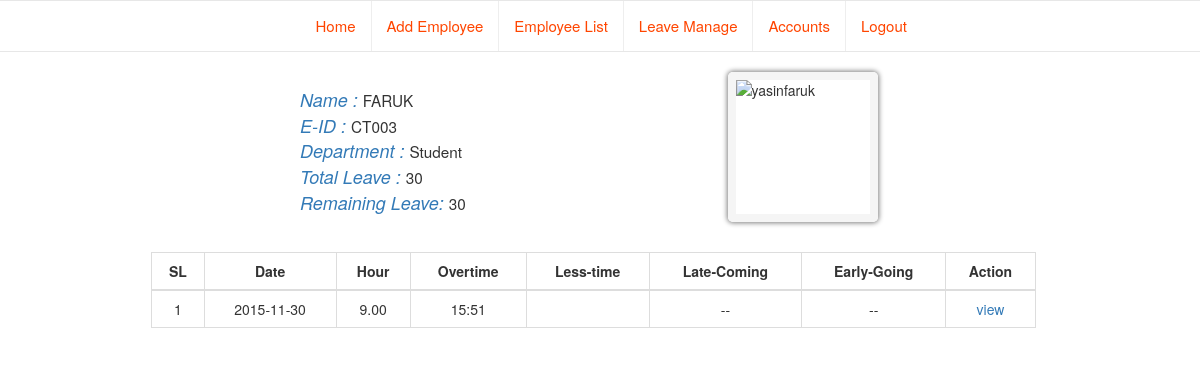
The page /single_employee_data.php?e_id=CT003 on the database its author committed.
### tables this page shows
CREATE TABLE IF NOT EXISTS `add_employee` (
`id` int(11) NOT NULL,
  `role_employee` varchar(20) NOT NULL,
  `e_id` varchar(10) NOT NULL,
  `name` varchar(20) NOT NULL,
  `age` varchar(3) NOT NULL,
  `department` varchar(10) NOT NULL,
  `salary` varchar(5) NOT NULL,
  `image` varchar(20) NOT NULL,
  `total_leave` int(3) NOT NULL,
  `email` varchar(20) NOT NULL,
  `password` varchar(20) NOT NULL
);

CREATE TABLE IF NOT EXISTS `working_hour` (
`id` int(11) NOT NULL,
  `e_id` varchar(10) NOT NULL,
  `date_value` date NOT NULL,
  `total_hour` int(3) NOT NULL
);

CREATE TABLE IF NOT EXISTS `employee_time_in` (
`id` int(11) NOT NULL,
  `e_id` varchar(10) NOT NULL,
  `date_value` date NOT NULL,
  `time_in` varchar(15) NOT NULL,
  `time_out` varchar(15) NOT NULL,
  `late_coming` varchar(200) NOT NULL,
  `early_going` varchar(200) NOT NULL
);

### single_employee_data.php (the view, shortened to what this page needs)
<?php
include('navbar.php');
include('pdo.php');
include('database.php');
$dbconnection = $connection_object->connection('localhost', $dbusername, $dbpassword, $dbname);
$em_id = $_GET['e_id'];
$view = "SELECT * FROM add_employee, employee_time_in, working_hour WHERE add_employee.e_id='$em_id' AND employee_time_in.e_id='$em_id' AND working_hour.e_id='$em_id'";
$data = $dbconnection->query($view);
$row = $data->fetch(PDO::FETCH_ASSOC);
?>
<!doctype html>
<html lang="en">
    <head>
        <link rel="stylesheet" href="css/bootstrap.min.css">
        <link rel="stylesheet" href="css/jquery-ui.structure.min.css">
        <link rel="stylesheet" href="css/jquery-ui.theme.min.css">
        <link rel="stylesheet" href="css/jquery-ui.css">
    </head>
    <body>
        <div class="row">
                <div class="col-md-7 col-md-offset-2 employee_part">
                    <div class="col-md-6">
                        <div class="employee_info">
                            <span><em class="text-primary">Name : </em><small><?php echo $row['name'] ?></small></span><br>
                            <span><em class="text-primary">E-ID : </em><small><?php echo $row['e_id'] ?></small></span><br>
                            <span><em class="text-primary">Department : </em><small><?php echo $row['department'] ?></small></span><br>
                            <span><em class="text-primary">Total Leave : </em><small><?php echo 30; ?></small></span><br>
                            <span><em class="text-primary">Remaining Leave: </em><small><?php echo $row['total_leave']; ?></small></span><br>
                        </div>
                    </div>
                    <div class="col-md-6">
                        <img src="https://goo.gl/KDsthX" class="employee-image pull-right" alt="yasinfaruk">
                    </div>
                </div>
                <div class="col-md-11 info-table">
                    <div class="col-md-10 col-md-offset-1">
                        <table class="table table-bordered table-hover">
                            <thead class="text-center">
                                <tr>
                                    <th class="text-center">SL</th>
                                    <th class="text-center">Date</th>
                                    <th class="text-center">Hour</th>
                                    <th class="text-center">Overtime</th>
                                    <th class="text-center">Less-time</th>
                                    <th class="text-center">Late-Coming</th>
                                    <th class="text-center">Early-Going</th>
                                    <th class="text-center">Action</th>
                                </tr>
                            </thead>
                            <tbody>
                            <?php
                                 $i = 0;
                                 while ($row = $data->fetch(PDO::FETCH_ASSOC)) {
                                     ++$i;
                             ?>
                                <tr class="text-center">
                                    <td><?php echo $i; ?></td>
                                    <td><?php echo $row['date_value'] ?></td>
                                    <td><?php echo $row['time_in'] ?></td>
                                    <td><?php echo $row['time_out'] ?></td>
                                    <td><?php echo $row['reason'] ?></td>
                                    <td>
                                        <?php
                                        echo "--";
                                        ?>
                                    </td>
                                    <td>
                                        <?php
                                        echo "--";
                                        ?>
                                    </td>
                                    <td><a href="">view</a></td>
                                </tr>
                                <?php } ?>
                        </tbody>
                    </table>
                </div>
            </div>
        </div>
    </body>
</html>

### single_employee_data.php (style rules this page uses)
.employee-image { border: 8px solid whitesmoke; border-radius: 5px; box-shadow: 0px 0px 5px 1px grey; width: 150px; height: 150px; }
.employee_part { margin-bottom: 30px; }
.employee_info { font-size: 18px; padding: 15px 0px 0px 80px; }
.info-table { margin-left: 45px; }

### rows shown on the page
add_employee: name "FARUK", department "Student", total_leave "30", working_hour.date_value "2015-11-30", employee_time_in.time_in "9.00", employee_time_in.time_out "15:51"
working_hour: e "CT003"
